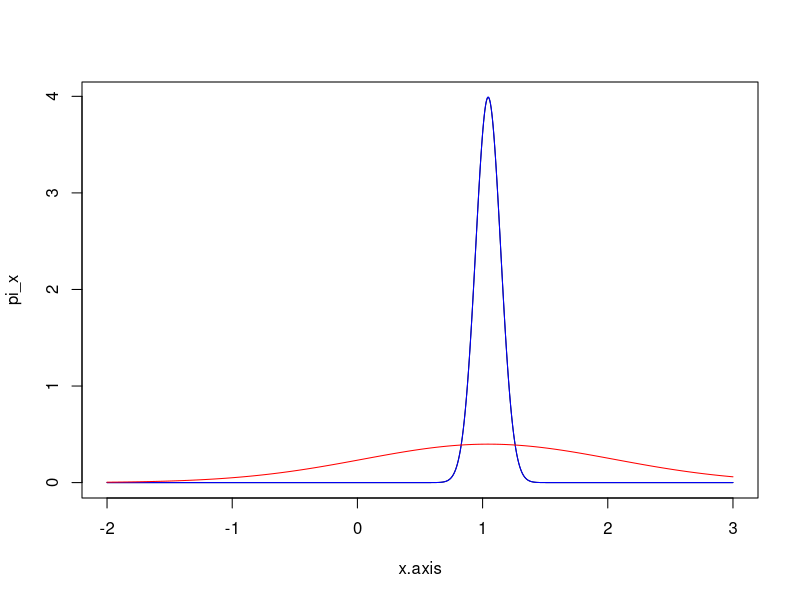
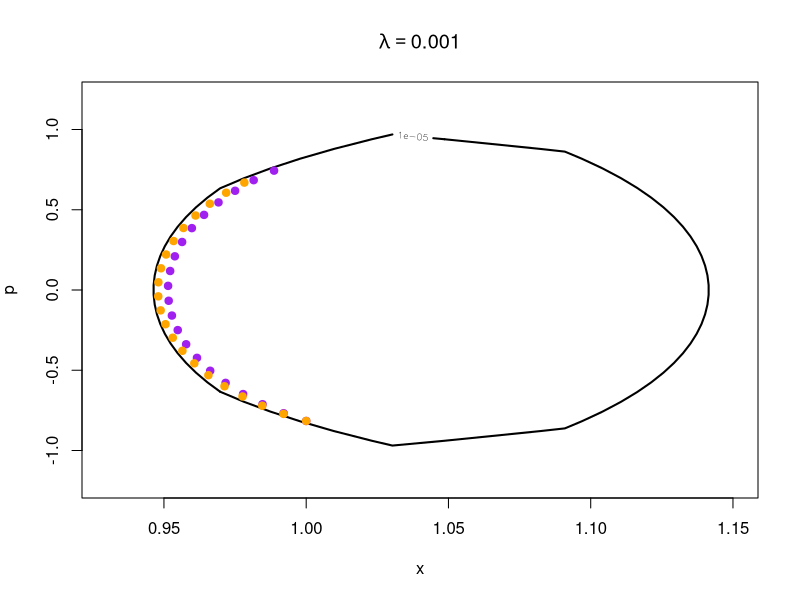
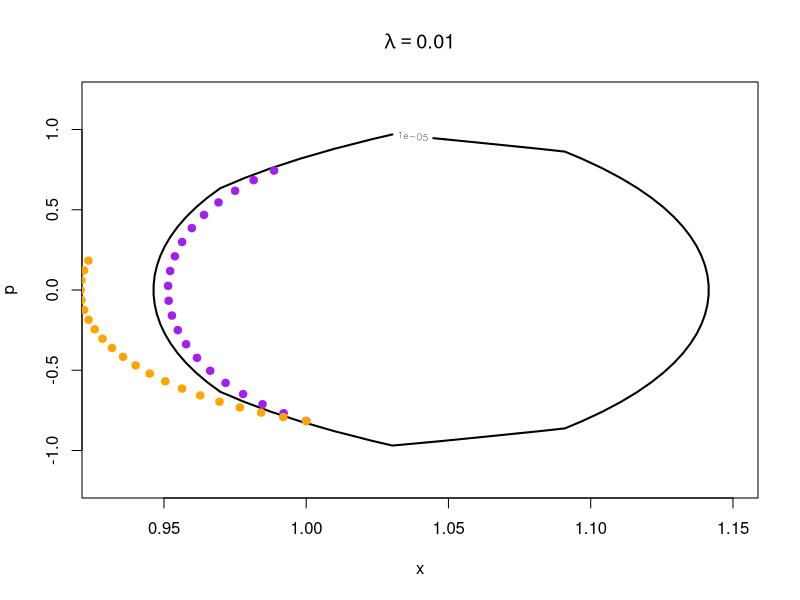
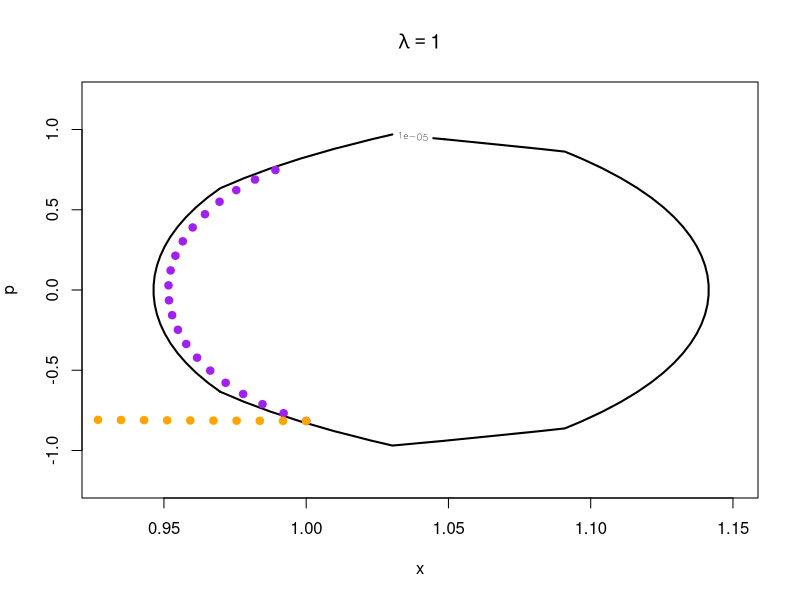
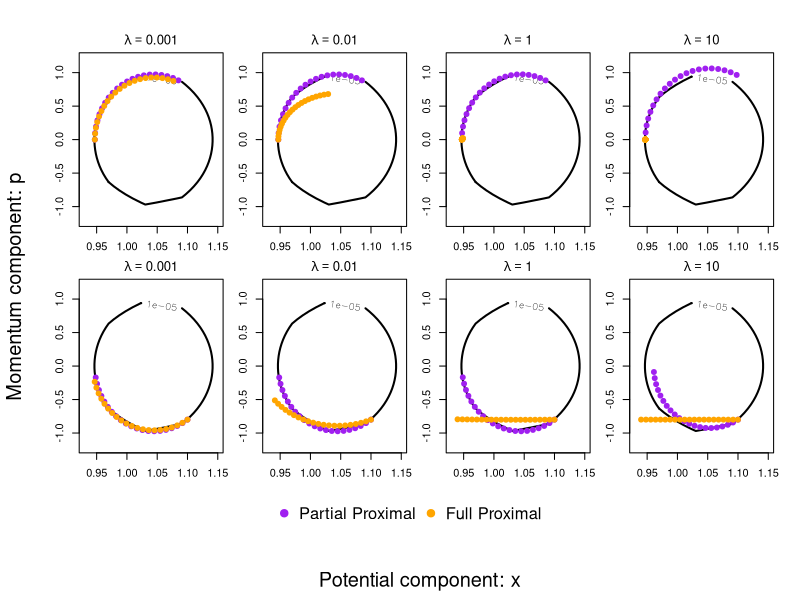

Here is the R script that generated these plots, in order: (Note: this script raises an error after producing the figures.)
########################################
# One-dimensional example
########################################
set.seed(1)
n <- 1e2
y <- rnorm(n, mean = 1, sd = .5)
################################

# U(x) = sum(y - x)^2/(2) + |x|
log_target <- function(x)  -sum((y - x)^2)/2 - abs(x)

grad_log_pi_dur <- function(x, lambda)
{
  prox <- sign(x)*pmax(abs(x) - lambda, 0)
  sum(y - x) - (x - prox)/lambda
}

grad_log_pi_px <- function(x, lambda)
{
  foo <- lambda/(1 + n*lambda)
  z <-  (x + lambda*sum(y))/(1 + n*lambda)
  prox <- sign(z)* pmax(abs(z) - foo, 0)
  -(x - prox)/lambda
}
##################################
# Testing

logpi_lam_dur <- function(x, lambda)
{
  prox <- sign(x)*pmax(abs(x) - lambda, 0)
  my <- abs(prox) + (x - prox)^2/(2*lambda)
  
  logpi_lam <- - my -sum((y - x)^2)/2
}

logpi_lam_px <- function(x, lambda)
{
  foo <- lambda/(1 + n*lambda)
  z <-  (x + lambda*n*mean(y))/(1 + n*lambda)
  prox <- sign(z)* pmax(abs(z) - foo, 0)
  
  my <- abs(prox) + (x - prox)^2/(2*lambda) + sum((y - prox)^2)/2
  
  logpi_lam <- - my
}

integrate_f <- function(x){
  sapply(x, function(t) exp(log_target(t)))
}

integrate_dur <- function(x, lambda){
  sapply(x, function(t) exp(logpi_lam_dur(t, lambda = lambda)))
}

integrate_px <- function(x, lambda){
  sapply(x, function(t) exp(logpi_lam_px(t, lambda = lambda)))
}

lambda <- 1
const <- integrate(integrate_f, lower = -2, upper = 4)
const_dur <- integrate(integrate_dur, lower = -2, upper = 4, lambda)
const_px <- integrate(integrate_px, lower = -2, upper = 4, lambda)

x.axis <- seq(-2, 3, length = 1e3)
pi_x <- sapply(x.axis, function(x) exp(log_target(x)))/const$value
pi_x_dur <- sapply(x.axis, function(x) exp(logpi_lam_dur(x, lambda)))/const_dur$value
pi_x_px <- sapply(x.axis, function(x) exp(logpi_lam_px(x, lambda)))/const_px$value
plot(x.axis, pi_x, type = 'l')
lines(x.axis, pi_x_dur, col = "blue")
lines(x.axis, pi_x_px, col = "red")


##################################
# plotting target contour

log_kinetic <- function(p) -p^2/2
log_joint <- function(q, p)
{
  log_target(q) + log_kinetic(p)
}
p_vec <- seq(-3, 3, length = 1e2)
q_vec <- seq(-2, 4, length = 1e2)
z <- matrix(0, nrow = length(q_vec), ncol = length(p_vec))
for(i in 1:length(q_vec))
{
  for(j in 1:length(p_vec))
  {
    z[i,j] <- exp(log_joint(q_vec[i], p_vec[j]))
  }
}

dur_path <- function(q, p, lambda, eps, L)
{
  store <- matrix(0, nrow = L + 1, ncol = 2)
  q_current <- q
  p_current <- p
  
  store[1, ] <- c(q,p)
  for (j in 2:(L+1))
  {
    # half step
    U_samp <- -grad_log_pi_dur(q_current, lambda)
    p_current <- p_current - eps*U_samp /2  
    q_current <- q_current + eps*p_current   # full step for position
    U_samp <- -grad_log_pi_dur(q_current, lambda)
    
    p_current <- p_current - eps*U_samp/2 # another half step
    
    store[j, ] <- c(q_current, p_current)
    # samp <- q_current
    # p_prop <- p_current
  }
  return(store)
}

px_path <- function(q, p, lambda, eps, L)
{
  store <- matrix(0, nrow = L + 1, ncol = 2)
  q_current <- q
  p_current <- p
  
  store[1, ] <- c(q,p)
  for (j in 2:(L+1))
  {
    # half step
    U_samp <- -grad_log_pi_px(q_current, lambda)
    p_current <- p_current - eps*U_samp /2  
    q_current <- q_current + eps*p_current   # full step for position
    U_samp <- -grad_log_pi_px(q_current, lambda)
    
    p_current <- p_current - eps*U_samp/2 # another half step
    
    store[j, ] <- c(q_current, p_current)
    # samp <- q_current
    # p_prop <- p_current
  }
  return(store)
}

draw_contour <- function(q, p, lambda, eps = .02, L = 10)
{
  path_dur <- dur_path(q, p, lambda = lambda, eps = eps, L = L)
  path_px <- px_path(q, p, lambda = lambda, eps = eps, L = L)
  
  contour(q_vec, p_vec, z, nlevels = 2, 
          xlim = c(.93, 1.15), ylim = c(-1.2, 1.2),
          main = bquote(lambda == .(lambda)), 
          xlab = bquote(x), ylab = bquote(p), lwd = 2)
  points(path_dur, col = "purple", pch = 19)
  points(path_px, col = "orange", pch = 19)
}

pdf("toy_contours.pdf", height = 6, width = 10)
layout(matrix(c(1:8, rep(9, 4)), nrow = 3, byrow = TRUE),
       heights = c(1, 1, 0.3))  # Last row is for legend
# Set tight margins for each plot (bottom, left, top, right)
par(mar = c(2, 2, 2, 1), oma = c(4, 4, 2, 1))  # oma allows outer text space

q <- .947
p <- 0
exp(log_joint(q, p))
draw_contour(q, p, lambda = .001, eps = .01, L = 20)
draw_contour(q, p, lambda = .01, eps = .01, L = 20)
draw_contour(q, p, lambda = 1, eps = .01, L = 20)
draw_contour(q, p, lambda = 10, eps = .01, L = 20)

q <- 1.1
p <- -.8
exp(log_joint(q, p))

draw_contour(q, p, lambda = .001, eps = .01, L = 20)
draw_contour(q, p, lambda = .01, eps = .01, L = 20)
draw_contour(q, p, lambda = 1, eps = .01, L = 20)
draw_contour(q, p, lambda = 10, eps = .01, L = 20)

par(mar = c(0, 0, 0, 0))
plot.new()
legend("center", legend = c("Partial Proximal", "Full Proximal"),
       col = c("purple", "orange"), pch = 19, horiz = TRUE, bty = "n", cex = 1.5)


# Add shared axis labels using outer margin text
mtext("Potential component: x", side = 1, line = 2.2, outer = TRUE, cex = 1.2)
mtext("Momentum component: p", side = 2, line = 2.2, outer = TRUE, cex = 1.2)

dev.off()


q <- 1
p <- -.816110003
exp(log_joint(q, p))

draw_contour(q, p, lambda = .001, eps = .01, L = 20)
draw_contour(q, p, lambda = .01, eps = .01, L = 20)
draw_contour(q, p, lambda = 1, eps = .01, L = 20)
draw_contour(q, p, lambda = 10, eps = .01, L = 0)

############################
# Choosing lambda
# x = 1
q <- 1.04
p <- -.5
lambda.seq <- seq(1e-3, 10, length = 1e3)

dur_ham <- numeric(length = length(lambda.seq))
px_ham <- numeric(length = length(lambda.seq))

ham <- function(q, p) - log_target(q) + p^2/2

for(i in 1:length(lambda.seq))
{
  dur_state <- dur_path(q, p, lambda.seq[i], .001, 10)[2, ]
  px_state <- px_path(q, p, lambda.seq[i], .001, 10)[2, ]

  dur_ham[i] <- abs(ham(q,p) - ham(dur_state[1], dur_state[2]))/abs(ham(q,p) )
  px_ham[i] <- abs(ham(q,p) - ham(px_state[1], px_state[2]))/abs(ham(q,p) )
}

plot(lambda.seq, px_ham, type = 'l', lwd = 2, ylim = range(c(dur_ham, px_ham, 0)))
lines(lambda.seq, dur_ham, col = "blue", lwd = 2)
legend("topright", c("Chaari", "Durmus"), col = c("black", "blue"), lty = 1, lwd = 2)


###########################
# HMC with Durmus split
durhmc <- function(lambda, iter, eps_hmc, L, start)
{
  samp.hmc <- numeric(length = iter)
  
  # starting value computations
  samp <- start
  samp.hmc[1] <- samp
  
  # For HMC
  mom_mat <- rnorm(iter)
  accept <- 0
  
  for (i in 2:iter) 
  {
    p_prop <- mom_mat[i]
    U_samp <- -grad_log_pi_dur(samp, lambda)
    p_current <- p_prop - eps_hmc*U_samp /2  # half step for momentum
    q_current <- samp
    for (j in 1:L)
    {
      samp <- samp + eps_hmc*p_current   # full step for position
      U_samp <- -grad_log_pi_dur(samp, lambda)
      if(j!=L) p_current <- p_current - eps_hmc*U_samp  # full step for momentum
    }
    p_current <- p_current - eps_hmc*U_samp/2
    p_current <- - p_current  # negation to make proposal symmetric
    
    U_curr <- -log_target(q_current)
    U_prop <- -log_target(samp)
    K_curr <-  sum((p_prop^2)/2)
    K_prop <-  sum((p_current^2)/2)
    
    log_acc_prob = U_curr - U_prop + K_curr - K_prop
    
    if(log(runif(1)) <= log_acc_prob )
    {
      samp.hmc[i] <- samp
      accept <- accept + 1
    }
    else
    {
      samp.hmc[i] <- q_current
      samp <- q_current
    }
    if(i %% (iter/10) == 0){
      j <- accept/i
      print(cat(i, j))}
  } 
  print(acc_rate <- accept/iter)
  object <- list(samp.hmc, acc_rate)
  return(object)
}


###########################
# HMC on whole proximal
pxhmc <- function(lambda, iter, eps_hmc, L, start)
{
  samp.hmc <- numeric(length = iter)
  
  # starting value computations
  samp <- start
  samp.hmc[1] <- samp
  
  # For HMC
  mom_mat <- rnorm(iter)
  accept <- 0
  
  for (i in 2:iter) 
  {
    p_prop <- mom_mat[i]
    U_samp <- -grad_log_pi_px(samp, lambda)
    p_current <- p_prop - eps_hmc*U_samp /2  # half step for momentum
    q_current <- samp
    for (j in 1:L)
    {
      samp <- samp + eps_hmc*p_current   # full step for position
      U_samp <- -grad_log_pi_px(samp, lambda)
      if(j!=L) p_current <- p_current - eps_hmc*U_samp  # full step for momentum
    }
    p_current <- p_current - eps_hmc*U_samp/2
    p_current <- - p_current  # negation to make proposal symmetric
    
    U_curr <- -log_target(q_current)
    U_prop <- -log_target(samp)
    K_curr <-  sum((p_prop^2)/2)
    K_prop <-  sum((p_current^2)/2)
    
    log_acc_prob = U_curr - U_prop + K_curr - K_prop
    
    if(log(runif(1)) <= log_acc_prob )
    {
      samp.hmc[i] <- samp
      accept <- accept + 1
    }
    else
    {
      samp.hmc[i] <- q_current
      samp <- q_current
    }
    if(i %% (iter/10) == 0){
      j <- accept/i
      print(cat(i, j))}
  } 
  print(acc_rate <- accept/iter)
  object <- list(samp.hmc, acc_rate)
  return(object)
}


chain_dur <- durhmc(lambda = .01, iter = 1e4, eps_hmc = .1, L = 10, start = 2)
chain_px <- pxhmc(lambda = .01, iter = 1e4, eps_hmc = .1, L = 10, start = 2)

plot(density(chain_dur[[1]]))
plot(density(chain_px[[1]]))
acf(chain_dur[[1]])
acf(chain_px[[1]])
